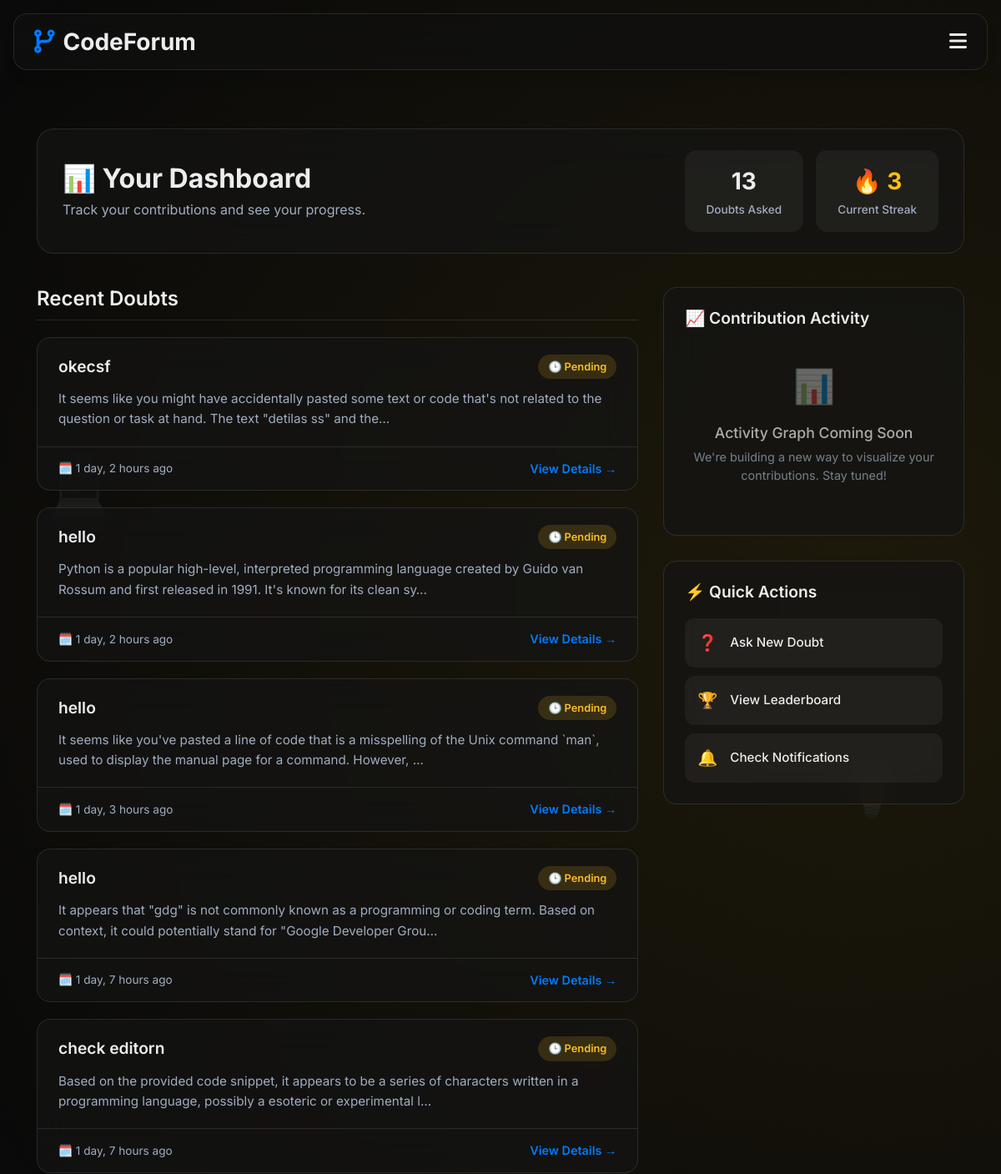
/student/ (signed in, upper part), run on an earlier commit of the app's database.
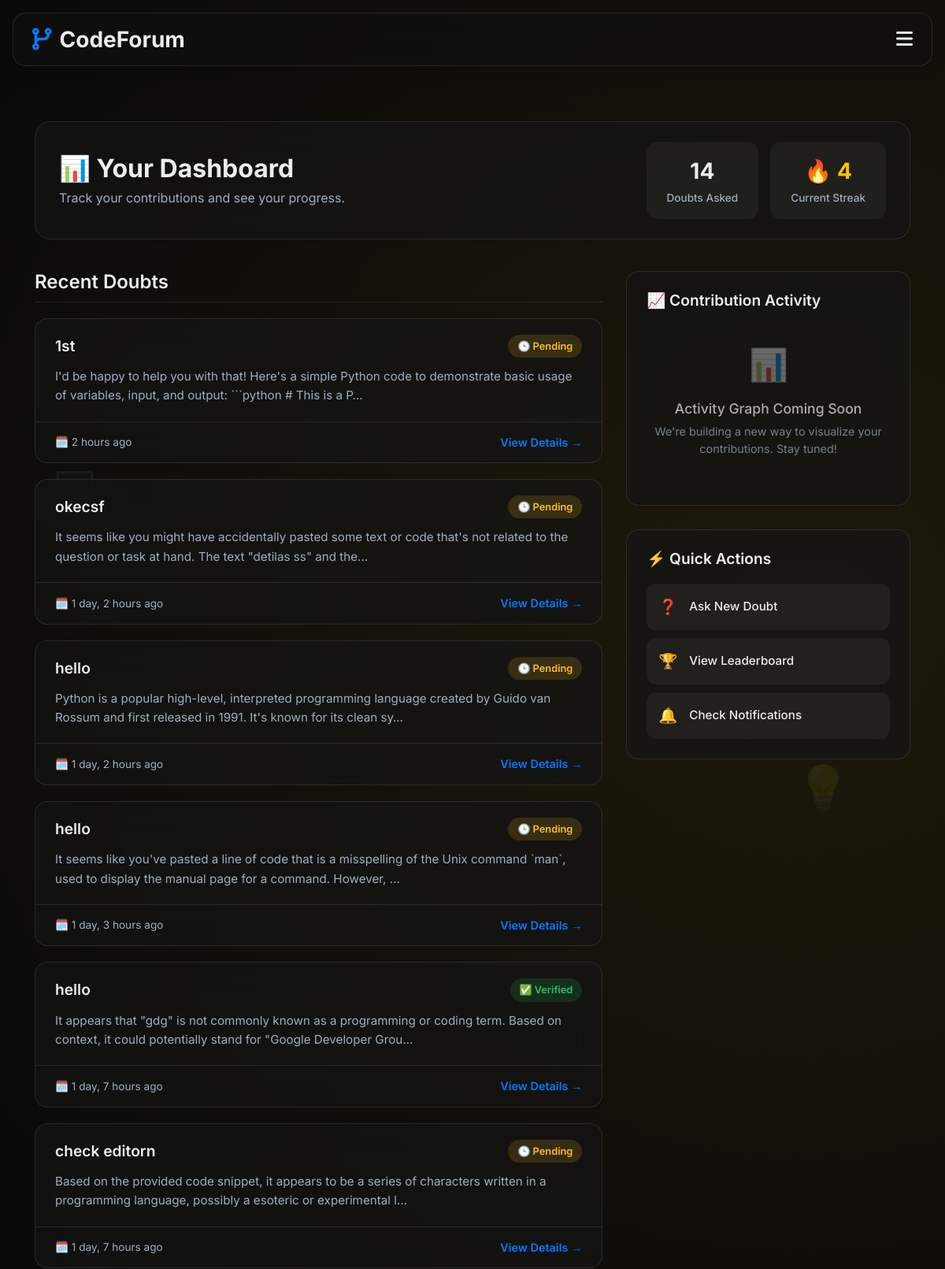
And on a later commit of the database.
### forum/models.py (models this page shows, shortened)
class Doubt(models.Model):
    student = models.ForeignKey(User, on_delete=models.CASCADE)
    title = models.CharField(max_length=255)
    description = models.TextField()
    code_snippet = models.TextField(blank=True, null=True)
    ai_answer = models.TextField(blank=True, null=True)
    faculty_verified = models.BooleanField(default=False)
    faculty_suggestion = models.TextField(blank=True, null=True)
    faculty_resource_link = models.URLField(blank=True, null=True)
    created_at = models.DateTimeField(auto_now_add=True)
    categories = models.ManyToManyField(Category, blank=True)
    is_public = models.BooleanField(default=True)
    verified_by = models.ForeignKey(User, null=True, blank=True, on_delete=models.SET_NULL, related_name='verified_doubts')

### forum/views.py (the view)
# urls.py: path('student/', views.student_dashboard, name='student_dashboard'),
@login_required
@user_passes_test(lambda u: u.is_authenticated and u.role == 'student')
def student_dashboard(request):
    doubts = Doubt.objects.filter(student=request.user).order_by('-created_at')
    in_progress_doubts = doubts.filter(faculty_verified=False)
    contribution_dates = Doubt.objects.filter(student=request.user) \
                                      .annotate(date=TruncDate('created_at')) \
                                      .values('date') \
                                      .distinct() \
                                      .order_by('-date')
    contribution_data = {
        item['date'].strftime('%Y-%m-%d'): 1
        for item in contribution_dates
    }
    streak_dates = [item['date'] for item in contribution_dates]
    current_streak = 0
    if streak_dates:
        today = date.today()
        if streak_dates[0] == today or streak_dates[0] == today - timedelta(days=1):
            current_streak = 1
            for i in range(len(streak_dates) - 1):
                if streak_dates[i] - timedelta(days=1) == streak_dates[i+1]:
                    current_streak += 1
                else:
                    break # The streak is broken
    context = {
        'doubts': doubts,
        'in_progress_doubts': in_progress_doubts,
        'contribution_data': json.dumps(contribution_data), # Pass as a JSON string
        'current_streak': current_streak,
    }
    return render(request, 'forum/student_dashboard.html', context)

### forum/templates/forum/student_dashboard.html (shortened to what this page needs)
{% extends 'forum/base.html' %}
{% load static %}
{% load humanize %}
{% block content %}
<div class="dashboard-container fade-in">
    <div class="dashboard-header">
        <div class="header-main">
            <h1 class="header-title">📊 Your Dashboard</h1>
            <p class="header-subtitle">Track your contributions and see your progress.</p>
        </div>
        <div class="header-stats-wrapper">
            <div class="stat-card">
                <span class="stat-value">{{ doubts|length }}</span>
                <span class="stat-label">Doubts Asked</span>
            </div>
            <div class="stat-card">
                <span class="stat-value streak">🔥 {{ current_streak }}</span>
                <span class="stat-label">Current Streak</span>
            </div>
        </div>
    </div>
    <div class="dashboard-layout">
        <div class="dashboard-main-column">
            <h2 class="column-title">Recent Doubts</h2>
            <div class="doubts-list">
                {% for doubt in doubts %}
                    <div class="doubt-card slide-in">
                        <div class="doubt-card-body">
                            <div class="doubt-card-header">
                                <a href="{% url 'view_doubt' doubt.id %}" class="doubt-title">{{ doubt.title }}</a>
                                {% if doubt.faculty_verified %}
                                    <span class="status-badge verified">✅ Verified</span>
                                {% else %}
                                    <span class="status-badge pending">🕒 Pending</span>
                                {% endif %}
                            </div>
                            <p class="doubt-preview">
                                {{ doubt.ai_answer|truncatechars:150 }}
                            </p>
                        </div>
                        <div class="doubt-card-footer">
                            <span class="doubt-meta">🗓️ {{ doubt.created_at|naturaltime }}</span>
                            <a href="{% url 'view_doubt' doubt.id %}" class="view-details-btn">View Details <span>→</span></a>
                        </div>
                    </div>
                {% endfor %}
            </div>
        </div>
        <div class="dashboard-sidebar-column">
            <div class="sidebar-widget slide-in">
                <h3 class="widget-title">📈 Contribution Activity</h3>
                <div class="coming-soon-placeholder">
                     <div class="coming-soon-icon">📊</div>
                     <h4 class="coming-soon-title">Activity Graph Coming Soon</h4>
                     <p class="coming-soon-description">We're building a new way to visualize your contributions. Stay tuned!</p>
                </div>
            </div>
            <div class="sidebar-widget slide-in">
                <h3 class="widget-title">⚡ Quick Actions</h3>
                <div class="quick-actions-list">
                    <a href="{% url 'ask_doubt' %}" class="action-item">
                        <span class="action-icon">❓</span>
                        <span class="action-text">Ask New Doubt</span>
                    </a>
                    <a href="{% url 'leaderboard' %}" class="action-item">
                        <span class="action-icon">🏆</span>
                        <span class="action-text">View Leaderboard</span>
                    </a>
                    <a href="{% url 'notifications' %}" class="action-item">
                        <span class="action-icon">🔔</span>
                        <span class="action-text">Check Notifications</span>
                    </a>
                </div>
            </div>
        </div>
    </div>
</div>
<div class="dashboard-background-elements">
    <div class="floating-element element-1">💻</div>
    <div class="floating-element element-2">💡</div>
</div>
{% endblock %}

What changed in the data, as far as the page shows it:
added Doubt: title "1st", faculty_verified "🕒 Pending", ai_answer "I'd be happy to help you with that! Here's a simple Python code to demonstrate basic usage of variables, input, and output: ```python # This is a P…", created_at "2 hours ago"
changed Doubt (number 5 of 6 on the later page): faculty_verified "🕒 Pending" → "✅ Verified"
Also different on the page:
{{ doubts|length }}: "13" → "14"
{{ current_streak }}: "3" → "4"
